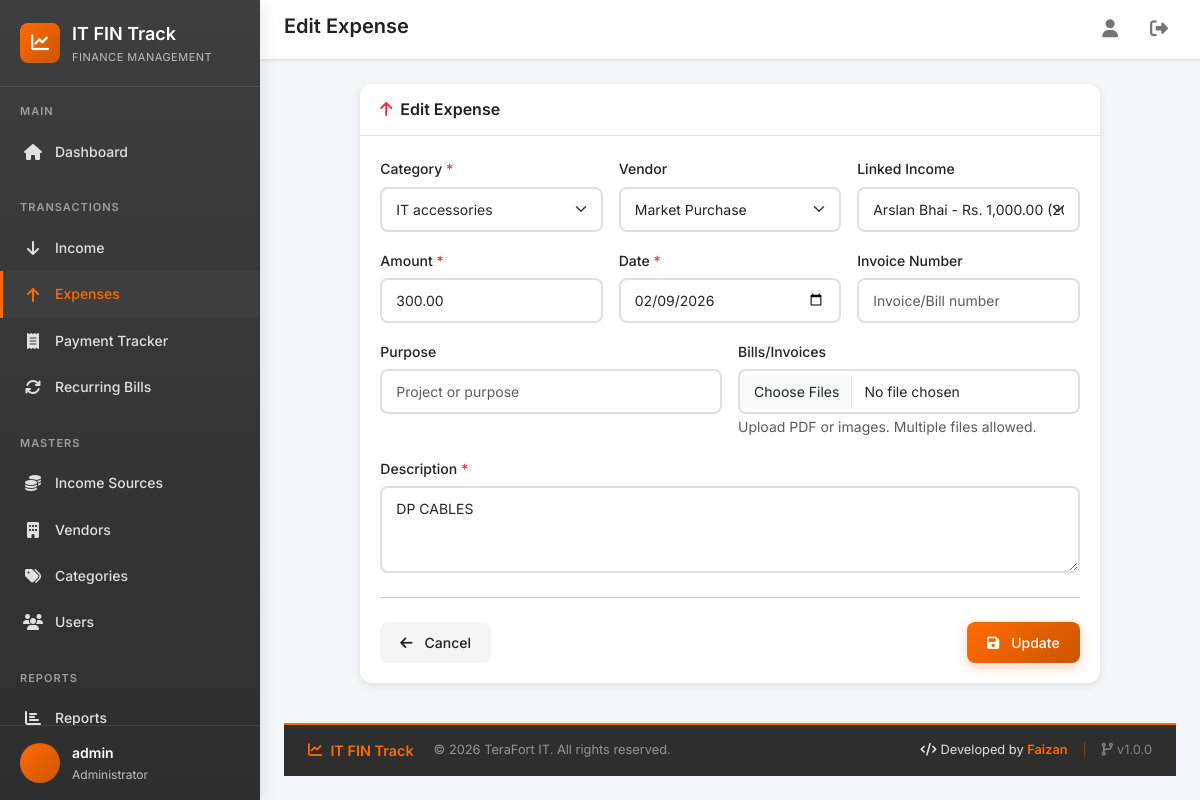
/expenses/5/edit/ (signed in), run on the app's committed database.
### core/models/user.py (models this page shows, shortened)
class User(AbstractUser):
    class Role(models.TextChoices):
        ADMIN = 'admin', 'Administrator'
        EXECUTIVE = 'executive', 'IT Executive'
        ACCOUNTANT = 'accountant', 'Accountant'
        MANAGER = 'manager', 'Manager'
        VIEWER = 'viewer', 'Viewer'
    role = models.CharField(
        max_length=20,
        choices=Role.choices,
        default=Role.VIEWER,
        help_text='User role determines access permissions'
    )
    department = models.CharField(
        max_length=100,
        blank=True,
        default='IT',
        help_text='Department the user belongs to'
    )
    phone = models.CharField(
        max_length=20,
        blank=True,
        help_text='Contact phone number'
    )
    is_soft_deleted = models.BooleanField(
        default=False,
        help_text='Soft delete flag - never lose data'
    )
    created_at = models.DateTimeField(auto_now_add=True)
    updated_at = models.DateTimeField(auto_now=True)
    class Meta:
        verbose_name = 'User'
        verbose_name_plural = 'Users'
        ordering = ['-created_at']
    @property
    def is_admin(self):
        return self.role == self.Role.ADMIN
    @property
    def can_edit(self):
        return self.role in [self.Role.ADMIN, self.Role.EXECUTIVE, self.Role.ACCOUNTANT]

### core/models/expense.py (models this page shows, shortened)
class Expense(models.Model):
    class Status(models.TextChoices):
        PENDING = 'pending', 'Pending Approval'
        APPROVED = 'approved', 'Approved'
        REJECTED = 'rejected', 'Rejected'
    category = models.ForeignKey(
        'Category',
        on_delete=models.PROTECT,
        related_name='expenses',
        help_text='Expense category'
    )
    vendor = models.ForeignKey(
        'Vendor',
        on_delete=models.PROTECT,
        related_name='expenses',
        null=True,
        blank=True,
        help_text='Vendor/Supplier'
    )
    linked_income = models.ForeignKey(
        'Income',
        on_delete=models.SET_NULL,
        related_name='linked_expenses',
        null=True,
        blank=True,
        help_text='Income source for this expense'
    )
    amount = models.DecimalField(
        max_digits=12,
        decimal_places=2,
        help_text='Expense amount'
    )
    date = models.DateField(
        help_text='Date of expense'
    )
    description = models.TextField(
        help_text='Description of the expense'
    )
    purpose = models.CharField(
        max_length=300,
        blank=True,
        help_text='Purpose or project for this expense'
    )
    invoice_number = models.CharField(
        max_length=100,
        blank=True,
        help_text='Invoice/Bill number'
    )
    status = models.CharField(
        max_length=20,
        choices=Status.choices,
        default=Status.PENDING,
        help_text='Approval status'
    )
    approved_by = models.ForeignKey(
        settings.AUTH_USER_MODEL,
        on_delete=models.SET_NULL,
        null=True,
        blank=True,
        related_name='expenses_approved',
        help_text='User who approved this expense'
    )
    approved_date = models.DateTimeField(
        null=True,
        blank=True,
        help_text='Date and time of approval'
    )
    rejection_reason = models.TextField(
        blank=True,
        help_text='Reason for rejection (if rejected)'
    )
    created_by = models.ForeignKey(
        settings.AUTH_USER_MODEL,
        on_delete=models.PROTECT,
        related_name='expenses_created',
        help_text='User who created this record'
    )
    is_soft_deleted = models.BooleanField(
        default=False,
        help_text='Soft delete flag'
    )
    created_at = models.DateTimeField(auto_now_add=True)
    updated_at = models.DateTimeField(auto_now=True)
    class Meta:
        verbose_name = 'Expense'
        verbose_name_plural = 'Expenses'
        ordering = ['-date', '-created_at']

### core/views/expense.py (the view)
# urls.py: path('expenses/<int:pk>/edit/', expense_views.expense_edit, name='expense_edit'),
@login_required
def expense_edit(request, pk):
    expense = get_object_or_404(Expense, pk=pk, is_soft_deleted=False)
    if not request.user.can_edit:
        messages.error(request, 'You do not have permission to edit expense records.')
        return redirect('core:expense_list')
    if request.method == 'POST':
        form = ExpenseWithBillsForm(request.POST, request.FILES, instance=expense)
        if form.is_valid():
            form.save()
            files = request.FILES.getlist('bills')
            for f in files:
                ExpenseBill.objects.create(
                    expense=expense,
                    file=f,
                    original_filename=f.name,
                    uploaded_by=request.user
                )
            messages.success(request, 'Expense record updated successfully!')
            return redirect('core:expense_list')
    else:
        form = ExpenseWithBillsForm(instance=expense)
    categories = Category.objects.filter(is_soft_deleted=False, is_active=True)
    vendors = Vendor.objects.filter(is_soft_deleted=False, is_active=True)
    incomes = Income.objects.filter(is_soft_deleted=False).order_by('-date')[:50]
    return render(request, 'core/expense/form.html', {
        'form': form,
        'expense': expense,
        'categories': categories,
        'vendors': vendors,
        'incomes': incomes,
        'title': 'Edit Expense',
        'action': 'Update',
    })

### core/forms/expense.py
class ExpenseWithBillsForm(ExpenseForm):
    bills = MultipleFileField(required=False, label='Bills/Invoices')
    def __init__(self, *args, **kwargs):
        super().__init__(*args, **kwargs)
        self.fields['bills'].widget.attrs.update({
            'class': 'form-control',
            'accept': '.pdf,.jpg,.jpeg,.png',
            'multiple': True,
        })

### core/context_processors.py (called while the page is built)
def theme_colors(request):
    return {
        'THEME_COLORS': getattr(settings, 'THEME_COLORS', {}),
    }

### core/models/category.py (called while the page is built)
    def __str__(self):
        return self.name

### core/models/income.py (called while the page is built)
    def __str__(self):
        return f"{self.source.name} - Rs. {self.amount:,.2f} ({self.date})"

### core/models/vendor.py (called while the page is built)
    def __str__(self):
        return self.name

### templates/core/expense/form.html (shortened to what this page needs)
{% extends 'base.html' %}
{% block page_title %}{{ title }}{% endblock %}
{% block content %}
<div class="fade-in">
    <div class="row justify-content-center">
        <div class="col-lg-10">
            <div class="card">
                <div class="card-header">
                    <h5 class="card-title mb-0">
                        <i class="fas fa-arrow-up me-2 text-danger"></i>{{ title }}
                    </h5>
                </div>
                <div class="card-body">
                    <form method="post" enctype="multipart/form-data">
                        <div class="row g-3">
                            <div class="col-md-4">
                                <label class="form-label">Category <span class="text-danger">*</span></label>
                                {{ form.category }}
                            </div>
                            <div class="col-md-4">
                                <label class="form-label">Vendor</label>
                                {{ form.vendor }}
                            </div>
                            <div class="col-md-4">
                                <label class="form-label">Linked Income</label>
                                {{ form.linked_income }}
                            </div>
                            <div class="col-md-4">
                                <label class="form-label">Amount <span class="text-danger">*</span></label>
                                {{ form.amount }}
                            </div>
                            <div class="col-md-4">
                                <label class="form-label">Date <span class="text-danger">*</span></label>
                                {{ form.date }}
                            </div>
                            <div class="col-md-4">
                                <label class="form-label">Invoice Number</label>
                                {{ form.invoice_number }}
                            </div>
                            <div class="col-md-6">
                                <label class="form-label">Purpose</label>
                                {{ form.purpose }}
                            </div>
                            <div class="col-md-6">
                                <label class="form-label">Bills/Invoices</label>
                                <input type="file" class="form-control" name="bills" accept=".pdf,.jpg,.jpeg,.png" multiple>
                                <small class="text-muted">Upload PDF or images. Multiple files allowed.</small>
                            </div>
                            <div class="col-12">
                                <label class="form-label">Description <span class="text-danger">*</span></label>
                                {{ form.description }}
                            </div>
                        </div>
                        <hr class="my-4">
                        <div class="d-flex justify-content-between">
                            <a href="{% url 'core:expense_list' %}" class="btn btn-light">
                                <i class="fas fa-arrow-left me-1"></i>Cancel
                            </a>
                            <button type="submit" class="btn btn-primary">
                                <i class="fas fa-save me-1"></i>{{ action }}
                            </button>
                        </div>
                    </form>
                </div>
            </div>
        </div>
    </div>
</div>
{% endblock %}

### templates/base.html (shortened to what this page needs)
{% load static %}
<!DOCTYPE html>
<html lang="en">
<head>
    <link href="https://cdn.jsdelivr.net/npm/bootstrap@5.3.2/dist/css/bootstrap.min.css" rel="stylesheet">
    <link rel="stylesheet" href="https://cdnjs.cloudflare.com/ajax/libs/font-awesome/6.5.1/css/all.min.css">
    <link rel="stylesheet" href="{% static 'css/style.css' %}">
</head>
<body>
    <div class="app-container">
        <aside class="sidebar" id="sidebar">
            <div class="sidebar-header">
                <div class="sidebar-logo">
                    <i class="fas fa-chart-line"></i>
                </div>
                <div>
                    <div class="sidebar-title">IT FIN Track</div>
                    <div class="sidebar-subtitle">Finance Management</div>
                </div>
            </div>
            <nav class="sidebar-nav">
                <div class="nav-section">
                    <div class="nav-section-title">Main</div>
                    <a href="{% url 'core:dashboard' %}" class="nav-link {% if request.resolver_match.url_name == 'dashboard' %}active{% endif %}">
                        <i class="fas fa-home"></i>
                        <span>Dashboard</span>
                    </a>
                </div>
                <div class="nav-section">
                    <div class="nav-section-title">Transactions</div>
                    <a href="{% url 'core:income_list' %}" class="nav-link {% if 'income' in request.resolver_match.url_name and 'source' not in request.resolver_match.url_name %}active{% endif %}">
                        <i class="fas fa-arrow-down"></i>
                        <span>Income</span>
                    </a>
                    <a href="{% url 'core:expense_list' %}" class="nav-link {% if 'expense' in request.resolver_match.url_name %}active{% endif %}">
                        <i class="fas fa-arrow-up"></i>
                        <span>Expenses</span>
                    </a>
                    <a href="{% url 'core:payment_tracker' %}" class="nav-link {% if 'payment_tracker' in request.resolver_match.url_name %}active{% endif %}">
                        <i class="fas fa-receipt"></i>
                        <span>Payment Tracker</span>
                    </a>
                    <a href="{% url 'core:recurring_bill_list' %}" class="nav-link {% if 'recurring_bill' in request.resolver_match.url_name %}active{% endif %}">
                        <i class="fas fa-sync"></i>
                        <span>Recurring Bills</span>
                    </a>
                </div>
                <div class="nav-section">
                    <div class="nav-section-title">Masters</div>
                    <a href="{% url 'core:income_source_list' %}" class="nav-link {% if 'income_source' in request.resolver_match.url_name %}active{% endif %}">
                        <i class="fas fa-coins"></i>
                        <span>Income Sources</span>
                    </a>
                    <a href="{% url 'core:vendor_list' %}" class="nav-link {% if 'vendor' in request.resolver_match.url_name %}active{% endif %}">
                        <i class="fas fa-building"></i>
                        <span>Vendors</span>
                    </a>
                    <a href="{% url 'core:category_list' %}" class="nav-link {% if 'category' in request.resolver_match.url_name %}active{% endif %}">
                        <i class="fas fa-tags"></i>
                        <span>Categories</span>
                    </a>
                    {% if request.user.is_admin %}
                    <a href="{% url 'core:user_list' %}" class="nav-link {% if 'user_' in request.resolver_match.url_name %}active{% endif %}">
                        <i class="fas fa-users"></i>
                        <span>Users</span>
                    </a>
                    {% endif %}
                </div>
                <div class="nav-section">
                    <div class="nav-section-title">Reports</div>
                    <a href="{% url 'core:report_dashboard' %}" class="nav-link {% if request.resolver_match.url_name == 'report_dashboard' %}active{% endif %}">
                        <i class="fas fa-chart-bar"></i>
                        <span>Reports</span>
                    </a>
                </div>
            </nav>
            <div class="sidebar-footer">
                <div class="user-info">
                    <div class="user-avatar">
                    </div>
                    <div>
                        <div class="user-name">{{ request.user.get_full_name|default:request.user.username }}</div>
                        <div class="user-role">{{ request.user.get_role_display }}</div>
                    </div>
                </div>
            </div>
        </aside>
        <main class="main-content">
            <header class="top-header">
                <div class="header-left">
                    <h1 class="page-title">{% block page_title %}Dashboard{% endblock %}</h1>
                </div>
                <div class="header-right">
                    <a href="{% url 'core:profile' %}" class="header-btn" title="Profile">
                        <i class="fas fa-user"></i>
                    </a>
                    <a href="{% url 'core:logout' %}" class="header-btn" title="Logout">
                        <i class="fas fa-sign-out-alt"></i>
                    </a>
                </div>
            </header>
            {% block content %}{% endblock %}
            <footer class="app-footer">
                <div class="footer-content">
                    <div class="footer-left">
                        <span class="footer-brand">
                            <i class="fas fa-chart-line me-2"></i>IT FIN Track
                        </span>
                        <span class="footer-copyright">
                            &copy; {% now "Y" %} TeraFort IT. All rights reserved.
                        </span>
                    </div>
                    <div class="footer-right">
                        <span class="footer-developer">
                            <i class="fas fa-code me-1"></i>Developed by <strong>Faizan</strong>
                        </span>
                        <span class="footer-divider">|</span>
                        <span class="footer-version">
                            <i class="fas fa-code-branch me-1"></i>v1.0.0
                        </span>
                    </div>
                </div>
            </footer>
        </main>
    </div>
</body>
</html>

### data on the page
User: user.get_full_name "admin", user.role "Administrator"
Expense: category "IT accessories", vendor "Market Purchase", linked_income "Arslan Bhai - Rs. 1,000.00 (2026-02-08)", amount "300.00", date "02/09/2026", description "DP CABLES"

### other printed values
{{ title }} "Edit Expense"
{{ action }} "Update"
